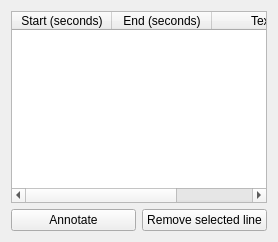
          <widget class="QWidget" name="tab">
           <attribute name="title">
            <string>Annotations</string>
           </attribute>
           <layout class="QVBoxLayout" name="verticalLayout_11">
            <item>
             <widget class="QTableWidget" name="_AnnotateTable">
              <property name="dragEnabled">
               <bool>true</bool>
              </property>
              <property name="alternatingRowColors">
               <bool>true</bool>
              </property>
              <property name="sortingEnabled">
               <bool>true</bool>
              </property>
              <attribute name="horizontalHeaderStretchLastSection">
               <bool>true</bool>
              </attribute>
              <column>
               <property name="text">
                <string>Start (seconds)</string>
               </property>
              </column>
              <column>
               <property name="text">
                <string>End (seconds)</string>
               </property>
              </column>
              <column>
               <property name="text">
                <string>Text</string>
               </property>
              </column>
             </widget>
            </item>
            <item>
             <layout class="QHBoxLayout" name="horizontalLayout_21">
              <property name="topMargin">
               <number>0</number>
              </property>
              <item>
               <widget class="QPushButton" name="_AnnotateAdd">
                <property name="text">
                 <string>Annotate</string>
                </property>
               </widget>
              </item>
              <item>
               <widget class="QPushButton" name="_AnnotateRm">
                <property name="text">
                 <string>Remove selected line</string>
                </property>
               </widget>
              </item>
             </layout>
            </item>
           </layout>
          </widget>
